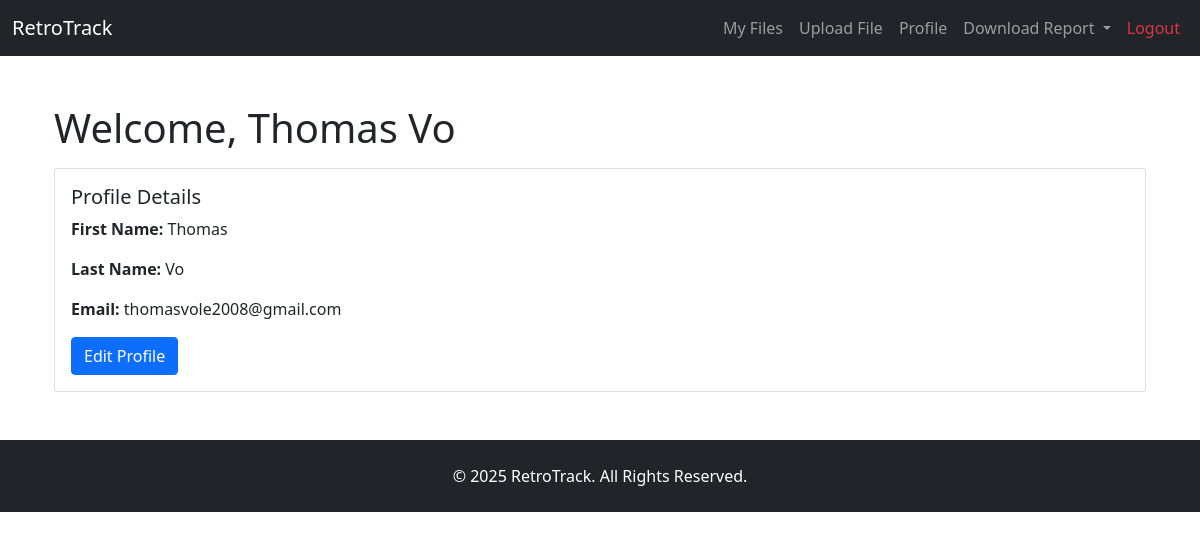
The app's page /profile (signed in) with its own data.
### app/models.py (models this page shows, shortened)
class User(db.Model):
    id = db.Column(db.Integer, primary_key=True)
    first_name = db.Column(db.String(100), nullable=False)
    last_name = db.Column(db.String(100), nullable=False)
    email = db.Column(db.String(120), unique=True, nullable=False)
    password = db.Column(db.String(60), nullable=False)

### app/routes.py (the view)
@app.route('/profile')
def profile():
    if 'user_id' not in session:
        flash("Login required.", "danger")
        return redirect(url_for('login'))
    usr = User.query.get(session['user_id'])
    if not usr:
        flash("User not found.", "danger")
        return redirect(url_for('logout'))
    return render_template('profile.html', user=usr)

### app/routes.py (called while the page is built)
@app.context_processor
def inject_now():
    return {"now": datetime.utcnow()}

### app/templates/profile.html
{% extends "base.html" %}
{% block content %}
<div class="container mt-5">
    <h1>Welcome, {{ user.first_name }} {{ user.last_name }}</h1>
    <div class="card mt-3">
        <div class="card-body">
            <h5 class="card-title">Profile Details</h5>
            <p class="card-text"><strong>First Name:</strong> {{ user.first_name }}</p>
            <p class="card-text"><strong>Last Name:</strong> {{ user.last_name }}</p>
            <p class="card-text"><strong>Email:</strong> {{ user.email }}</p>
            <a href="{{ url_for('edit_profile') }}" class="btn btn-primary">Edit Profile</a>
        </div>
    </div>
</div>
{% endblock %}

### records on screen
User: first_name "Thomas", last_name "Vo", email "thomasvole2008@gmail.com"
